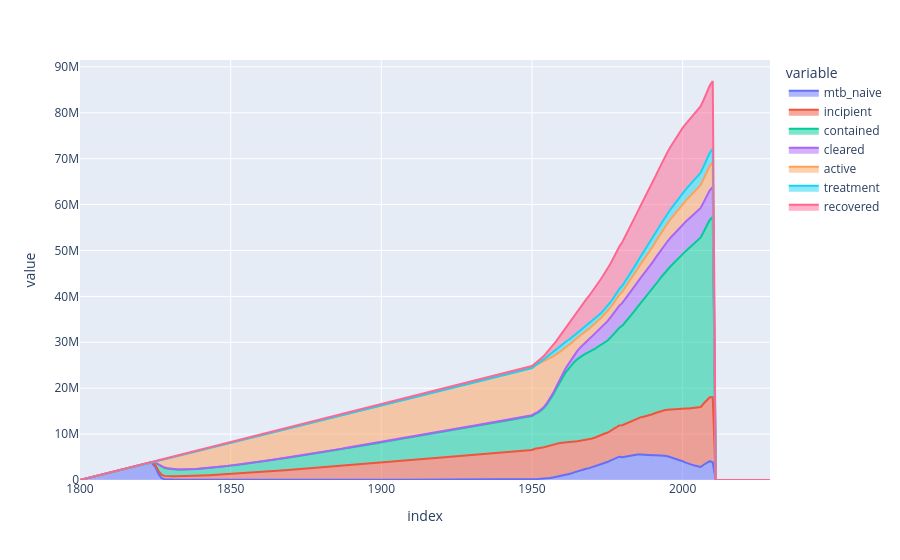

Write notebook code for a chart like this one.
### Code cell
results["compartments"].sumcats(compartment=disease_state.categories()).to_pandas_df().plot.area()

### Figure 1 — Plotly figure (JSON) as saved in the notebook; plotly's stock layout.template omitted (floating-point values rounded to 4 significant figures; data arrays with more than 128 entries replaced by an {"elided": "..."} marker saying what was removed)
{"data": [{"fillpattern": {"shape": ""}, "hovertemplate": "variable=mtb_naive<br>index=%{x}<br>value=%{y}<extra></extra>", "legendgroup": "mtb_naive", "line": {"color": "#636efa"}, "marker": {"symbol": "circle"}, "mode": "lines", "name": "mtb_naive", "orientation": "v", "showlegend": true, "stackgroup": "1", "type": "scatter", "x": {"elided": "230 float values"}, "xaxis": "x", "y": {"elided": "230 float values"}, "yaxis": "y"}, {"fillpattern": {"shape": ""}, "hovertemplate": "variable=incipient<br>index=%{x}<br>value=%{y}<extra></extra>", "legendgroup": "incipient", "line": {"color": "#EF553B"}, "marker": {"symbol": "circle"}, "mode": "lines", "name": "incipient", "orientation": "v", "showlegend": true, "stackgroup": "1", "type": "scatter", "x": {"elided": "230 float values"}, "xaxis": "x", "y": {"elided": "230 float values"}, "yaxis": "y"}, {"fillpattern": {"shape": ""}, "hovertemplate": "variable=contained<br>index=%{x}<br>value=%{y}<extra></extra>", "legendgroup": "contained", "line": {"color": "#00cc96"}, "marker": {"symbol": "circle"}, "mode": "lines", "name": "contained", "orientation": "v", "showlegend": true, "stackgroup": "1", "type": "scatter", "x": {"elided": "230 float values"}, "xaxis": "x", "y": {"elided": "230 float values"}, "yaxis": "y"}, {"fillpattern": {"shape": ""}, "hovertemplate": "variable=cleared<br>index=%{x}<br>value=%{y}<extra></extra>", "legendgroup": "cleared", "line": {"color": "#ab63fa"}, "marker": {"symbol": "circle"}, "mode": "lines", "name": "cleared", "orientation": "v", "showlegend": true, "stackgroup": "1", "type": "scatter", "x": {"elided": "230 float values"}, "xaxis": "x", "y": {"elided": "230 float values"}, "yaxis": "y"}, {"fillpattern": {"shape": ""}, "hovertemplate": "variable=active<br>index=%{x}<br>value=%{y}<extra></extra>", "legendgroup": "active", "line": {"color": "#FFA15A"}, "marker": {"symbol": "circle"}, "mode": "lines", "name": "active", "orientation": "v", "showlegend": true, "stackgroup": "1", "type": "scatter", "x": {"elided": "230 float values"}, "xaxis": "x", "y": {"elided": "230 float values"}, "yaxis": "y"}, {"fillpattern": {"shape": ""}, "hovertemplate": "variable=treatment<br>index=%{x}<br>value=%{y}<extra></extra>", "legendgroup": "treatment", "line": {"color": "#19d3f3"}, "marker": {"symbol": "circle"}, "mode": "lines", "name": "treatment", "orientation": "v", "showlegend": true, "stackgroup": "1", "type": "scatter", "x": {"elided": "230 float values"}, "xaxis": "x", "y": {"elided": "230 float values"}, "yaxis": "y"}, {"fillpattern": {"shape": ""}, "hovertemplate": "variable=recovered<br>index=%{x}<br>value=%{y}<extra></extra>", "legendgroup": "recovered", "line": {"color": "#FF6692"}, "marker": {"symbol": "circle"}, "mode": "lines", "name": "recovered", "orientation": "v", "showlegend": true, "stackgroup": "1", "type": "scatter", "x": {"elided": "230 float values"}, "xaxis": "x", "y": {"elided": "230 float values"}, "yaxis": "y"}], "layout": {"legend": {"title": {"text": "variable"}, "tracegroupgap": 0}, "margin": {"t": 60}, "xaxis": {"anchor": "y", "domain": [0, 1], "title": {"text": "index"}}, "yaxis": {"anchor": "x", "domain": [0, 1], "title": {"text": "value"}}}}
